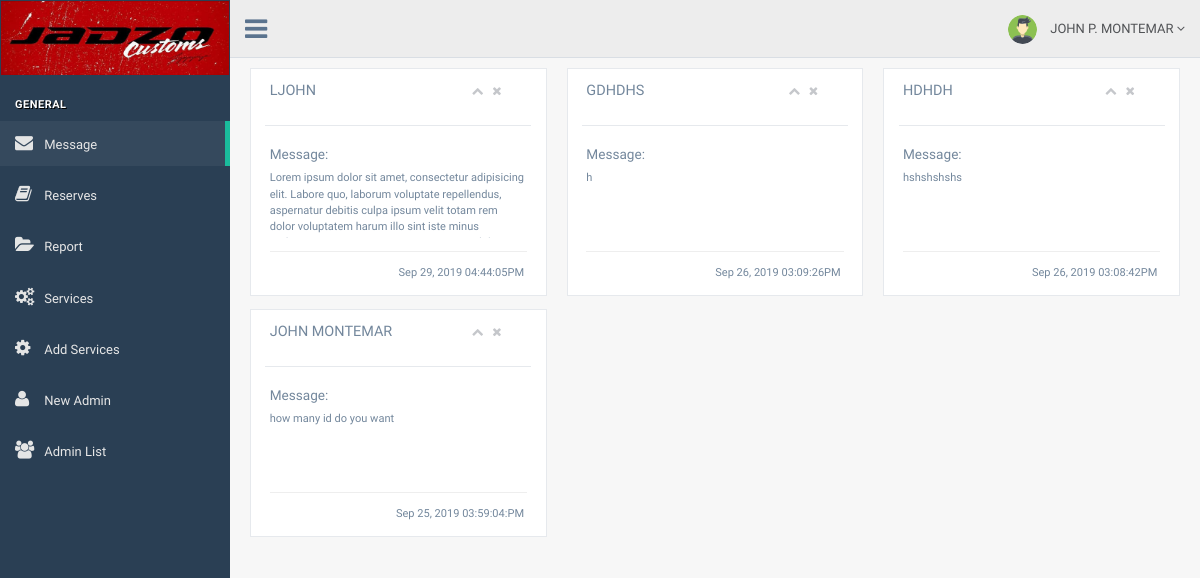
The page /pages/admin_messages.php (signed in) on the database its author committed.
### tables this page shows
CREATE TABLE IF NOT EXISTS `messages` (
  `id` int(11) NOT NULL AUTO_INCREMENT,
  `full_name` varchar(100) NOT NULL,
  `email` varchar(32) NOT NULL,
  `contact_number` varchar(32) NOT NULL,
  `message` longtext NOT NULL,
  `createAt` varchar(32) NOT NULL,
  PRIMARY KEY (`id`)
);

### pages/links.php (called while the page is built)
<?php
$links = array(
    "Message" => "admin_messages.php",
    "Reserves" => "admin_reserves.php",
    "Report" => "admin_report.php",
    "Services" => "admin_services.php",
    "Add Services" => "admin_add_services.php",
    "New Admin" => "new_admin.php",
    "Admin List" => "admin_list.php",
);
$icons = array(
    "fa fa-envelope",
    "fa fa-book",
    "fa fa-folder-open",
    "fa fa-gears",
    "fa fa-gear",
    "fa fa-user",
    "fa fa-group",
);
?>

### pages/admin_messages.php (the view, shortened to what this page needs)
<?php
include '../php/server.php';
$admin = mysqli_fetch_object(mysqli_query($conn, "SELECT * FROM admin_users WHERE id = '$_SESSION[id]'"));
?>
<!DOCTYPE html>
<html lang="en">
<head>
    <link href="../dep/vendors/bootstrap/dist/css/bootstrap.min.css" rel="stylesheet">
    <link href="../dep/vendors/font-awesome/css/font-awesome.min.css" rel="stylesheet">
    <link href="../dep/vendors/nprogress/nprogress.css" rel="stylesheet">
    <link href="../dep/vendors/malihu-custom-scrollbar-plugin/jquery.mCustomScrollbar.min.css" rel="stylesheet" />
    <link href="../dep/build/css/custom.min.css" rel="stylesheet">
</head>
<body class="nav-md" style="background:none;">
    <div class="container body">
        <div class="main_container">
            <div class="col-md-3 left_col menu_fixed" style="transition:.5s">
                <div class="navbar nav_title" style="height:80px">
                    <a href="admin_messages.php" class="site_title" style="padding:0;height:80px">
                        <img src="../img/jadzo_logo.jpg" style="width:100%;"></a>
                </div>
                <br />
                <div id="sidebar-menu" class="main_menu_side hidden-print main_menu">
                    <div class="menu_section">
                        <h3>General</h3>
                        <ul class="nav side-menu">
                            <?php
                            require_once('links.php');
                            $counter = 0;
                            foreach ($links as $desc => $link) {
                                echo "
                                <li><a href='" . $link . "'><i class='" . $icons[$counter] . "'></i> " . $desc . " </a></li>
                                ";
                                $counter++;
                            }
                            ?>
                        </ul>
                    </div>
                </div>
            </div>
            <div class="top_nav ." style="transition:.5s">
                <div class="nav_menu">
                    <nav>
                        <div class="nav toggle">
                            <a id="menu_toggle"><i class="fa fa-bars"></i></a>
                        </div>
                        <ul class="nav navbar-nav navbar-right">
                            <li class="">
                                <a href="javascript:;" class="user-profile dropdown-toggle" data-toggle="dropdown" aria-expanded="false">
                                    <img src="../img/avatar.png" alt="">
                                    <?php echo "{$admin->fname} {$admin->mname[0]}. {$admin->lname}" ?>
                                    <span class=" fa fa-angle-down"></span>
                                </a>
                            </li>
                        </ul>
                    </nav>
                </div>
            </div>
            <div class="right_col" role="main" style="transition:.5s">
                <div class="row">
                    <?php
                    $get_msg = mysqli_query($conn, "SELECT * FROM messages ORDER BY id DESC");
                    while ($row = mysqli_fetch_object($get_msg)) :
                        $message_id = $row->id;
                        ?>
                        <div class="col-md-4 col-sm-4 col-xs-12" style="float:left">
                            <div class="x_panel tile">
                                <div class="x_title">
                                    <h2>
                                        <?php echo $row->full_name ?>
                                        <br>
                                        <br>
                                    </h2>
                                    <ul class="nav navbar-right panel_toolbox">
                                        <li><a class="collapse-link"><i class="fa fa-chevron-up"></i></a>
                                        </li>
                                        <li><a class="close-link" onclick="return confirm('Are you sure you want to Remove <?php echo $row->full_name ?> message?')" href="../php/delete_message.php?id=<?php echo $message_id ?>"><i class="fa fa-close"></i></a>
                                        </li>
                                    </ul>
                                    <div class="clearfix"></div>
                                </div>
                                <div class="x_content">
                                    <h4>Message:</h4>
                                    <div class="widget_summary" style="height:80px;overflow-y:scroll">
                                        <div class="w_center w_55" style="width:100%;">
                                        <?php echo $row->message ?>
                                        </div>
                                        <div class="clearfix"></div>
                                    </div>
                                    <hr style="margin:15px 0px 15px 0px">
                                    <div class="widget_summary">
                                        <div class="w_center w_55" style="width:100%;text-align:right">
                                        <?php echo $row->createAt ?>
                                        </div>
                                        <div class="clearfix"></div>
                                    </div>
                                </div>
                            </div>
                        </div>
                    <?php endwhile; ?>
                </div>
            </div>
        </div>
    </div>
</body>
</html>

### rows shown on the page
messages: full_name "LJOHN", message "Lorem ipsum dolor sit amet, consectetur adipisicing elit. Labore quo, laborum voluptate repellendus, aspernatur debitis culpa ipsum velit totam rem dolor voluptatem harum illo sint iste minus…", createAt "Sep 29, 2019 04:44:05PM"
messages: full_name "GDHDHS", message "h", createAt "Sep 26, 2019 03:09:26PM"
messages: full_name "HDHDH", message "hshshshshs", createAt "Sep 26, 2019 03:08:42PM"
messages: full_name "JOHN MONTEMAR", message "how many id do you want", createAt "Sep 25, 2019 03:59:04:PM"

### other values the page prints
$desc "Message"
$desc "Reserves"
$desc "Report"
$desc "Services"
$desc "Add Services"
$desc "New Admin"
$desc "Admin List"
$admin->fname "JOHN"
$admin->mname[0] "P"
$admin->lname "MONTEMAR"
